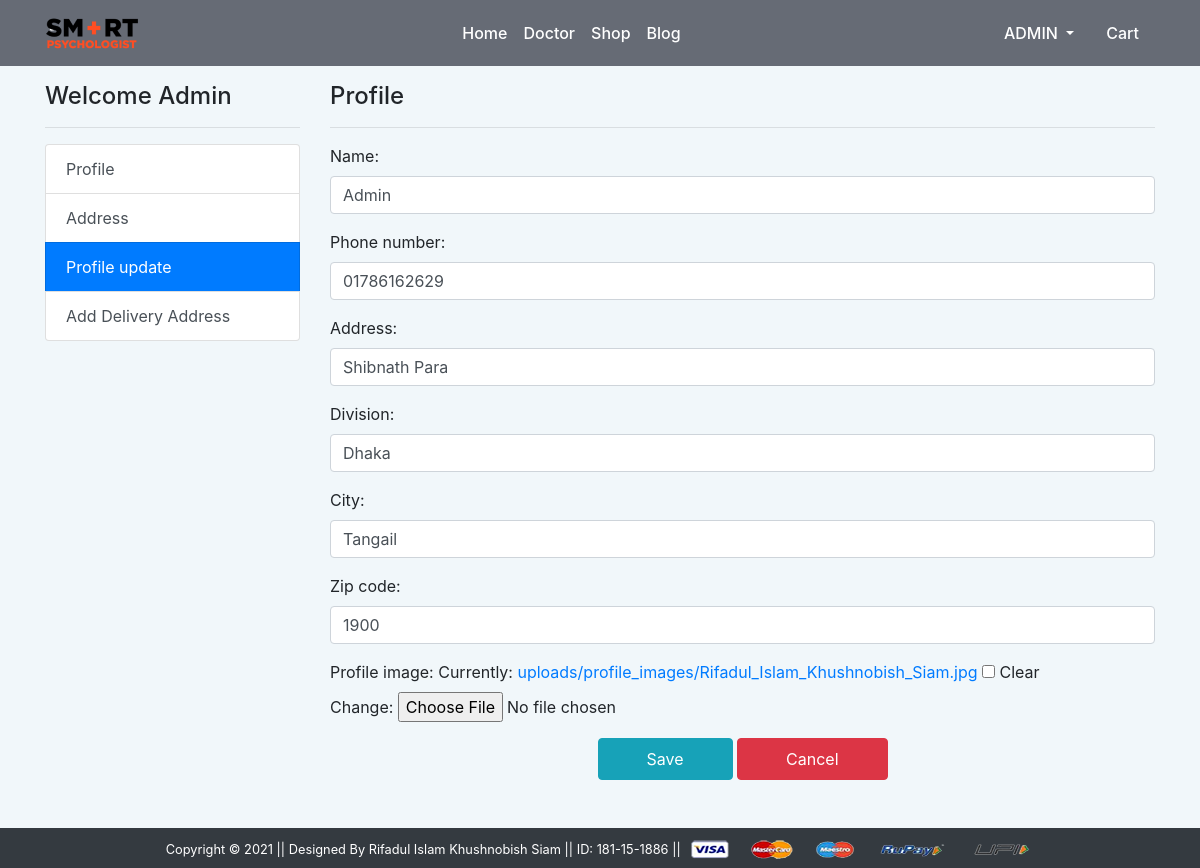
The page /updateprofile/ (signed in) on the database its author committed.
### useraccount/models.py (models this page shows, shortened)
class Customer(models.Model):
    user = models.ForeignKey(User,on_delete=models.CASCADE)
    name = models.CharField(max_length=100,default='')
    phone_number = models.CharField(max_length=20,default='')
    address = models.CharField(max_length=100,default='')
    division = models.CharField(max_length=100,default='')
    city = models.CharField(max_length=100,default='')
    zip_code = models.IntegerField(null=True)
    profile_image = models.ImageField(upload_to='uploads/profile_images/', blank=True, null=True)

### useraccount/views.py (the view, shortened to what this page needs)
# urls.py: path('updateprofile/',user_views.UserProfileUpdate.as_view(),name='updateprofile'),
class UserProfileUpdate(View):
    def get(self,request):
        user = request.user
        pi = Customer.objects.filter(user=user).exists()
        print('y ',pi)
        if pi:
            pi = Customer.objects.get(user=user)
            form = CustomerProfileForm(instance=pi)
        else:
            form = CustomerProfileForm()
        return render(request,'useraccount/updateprofile.html',{'form':form,'up_active':'bg-primary text-white'})

### useraccount/form.py
class CustomerProfileForm(forms.ModelForm):
    class Meta:
        model = Customer
        fields = ['name','phone_number','address','division','city','zip_code','profile_image']
        widgets = {
            'name':forms.TextInput(attrs={'class':'form-control'}),
            'phone_number' : forms.TextInput(attrs={'class':'form-control'}),
            'address' : forms.TextInput(attrs={'class':'form-control'}),
            'division' : forms.TextInput(attrs={'class':'form-control'}),
            'city' : forms.TextInput(attrs={'class':'form-control'}),
            'zip_code' : forms.TextInput(attrs={'class':'form-control'}),
        }

### useraccount/templates/useraccount/updateprofile.html (shortened to what this page needs)
{% extends 'core/base.html' %} {% load static %} {% block perpageStyle %}
<link rel="stylesheet" href="{% static 'useraccount/css/style.css' %}" />
{% endblock perpageStyle %} {% block title %} Profile Update {% endblock title %}
{% block main-content %}
<div class="container">
    <div class="row">
        <div class="col-md-3 mt-3">
            {% include 'useraccount/profile_sitebar.html' %}
        </div>
        <div class="col-md-9 mx-auto mt-3">
            <h4>Profile</h4>
            <hr />
            <form action="" method="POST" enctype="multipart/form-data" novalidate>
                {% csrf_token %} {% for field in form %}
                <div class="form-group">
                    {{field.label_tag}} {{field}}
                </div>
                {% endfor %}
                <div class="text-center">
                    <button type="submit" class="btn btn-info shadow px-5 py-2">Save</button>
                    <a href="{% url 'profile' %}" class=" btn btn-danger shadow px-5 py-2 ms-4">Cancel</a>
                </div>
            </form>
        </div>
    </div>
</div>
{% endblock main-content %}

### core/templates/core/navbar.html (shortened to what this page needs)
{% load static %}
<nav class="navbar navbar-expand-lg navbar-light bg-light sticky-top" id="smrat_navbar">
     <div class="container">
          <a class="navbar-brand" href="{% url 'home' %}"><img src="{% static 'core/images/logo.png' %}" alt=""
                    srcset=""></a>
          <div class="collapse navbar-collapse" id="navbarSupportedContent">
               <ul class="navbar-nav mx-auto">
                    <li class="nav-item active">
                         <a class="nav-link" href="{% url 'home' %}">Home <span class="sr-only">(current)</span></a>
                    </li>
                    <li class="nav-item">
                         <a class="nav-link" href="{% url 'doctor' %}">Doctor</a>
                    </li>
                    <li class="nav-item">
                         <a class="nav-link" href="{% url 'shop' %}">Shop</a>
                    </li>
                    <li class="nav-item">
                         <a class="nav-link" href="{% url 'blog' %}">Blog</a>
                    </li>
               </ul>
               <div>
                    <ul class="navbar-nav mx-auto mb-2 mb-lg-0">
                         {% if request.user.is_authenticated %}
                         <li class="nav-item dropdown mx-2">
                              <a class="nav-link dropdown-toggle text-uppercase" href="#" id="navbarDropdown"
                                   role="button" data-toggle="dropdown" aria-haspopup="true" aria-expanded="false">
                                   {{user}}
                              </a>
                         </li>
                         <li class="nav-item mx-2">
                              <a href="{% url 'cart' %}" class="nav-link text-white"> Cart </a>
                         </li>
                         {% endif %}
                    </ul>
               </div>
          </div>
     </div>
</nav>

### useraccount/templates/useraccount/profile_sitebar.html
{% load static %}
<h4>Welcome {{user | capfirst }}</h4>
<hr>
<div class="list-group">
    <a href="{% url 'profile' %}" class="list-group-item list-group-item-action {{pro_active}}">{{active}} Profile</a>
    <a href="{% url 'address' %}" class="list-group-item list-group-item-action {{ad_active}}">Address</a>
    <a href="{% url 'updateprofile' %}" class="list-group-item list-group-item-action {{up_active}}">Profile update</a>
    <a href="{% url 'deliveryaddress' %}" class="list-group-item list-group-item-action {{dlyAd_active}}">Add Delivery
        Address</a>
</div>

### core/static/core/css/style.css (style rules this page uses)
body { background-color: #f1f7fa !important; }
.navbar-light { background-color: #666b75 !important; color: white; }
.navbar ul li a { color: white !important; font-weight: 500; }

### rows shown on the page
Customer: form "Admin" "01786162629" "Shibnath Para" "Dhaka" "Tangail" "1900"

### other values the page prints
{{ user }} "ADMIN"
{{ user | capfirst }} "Admin"
{{ field.label_tag }} "Name:" "Phone number:" "Address:" "Division:" "City:" "Zip code:" "Profile image:"
